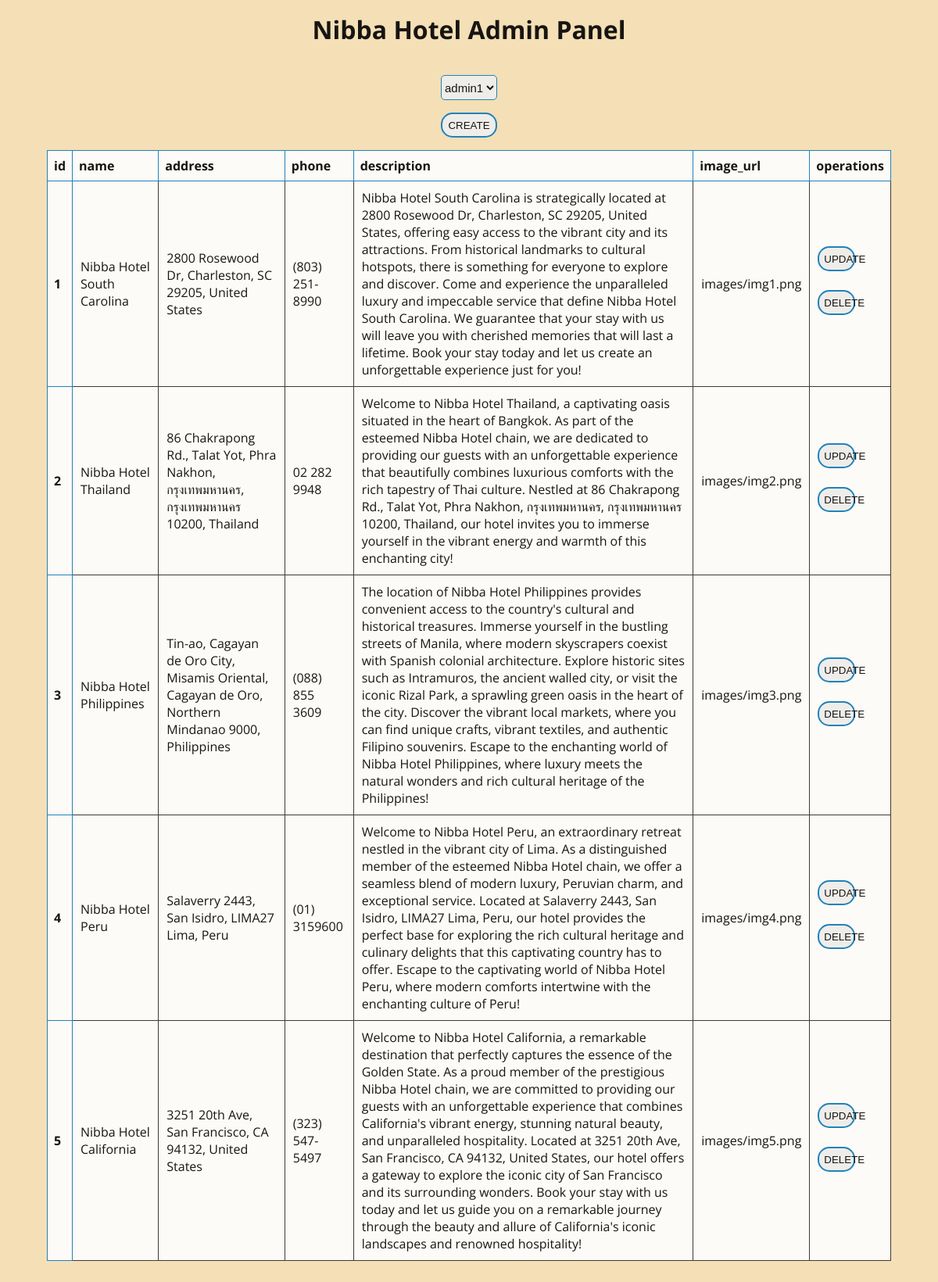
The page /admin-panel.php (signed in) on the database its author committed.
### tables this page shows
CREATE TABLE `hotels` (
  `id` int(11) NOT NULL,
  `name` varchar(255) NOT NULL,
  `address` varchar(255) NOT NULL,
  `phone` varchar(20) NOT NULL,
  `description` text NOT NULL,
  `image_url` varchar(255) NOT NULL
);

### scripts/read.php (the view, shortened to what this page needs)
<?php
$host = 'localhost';
$dbusername = 'root';
$dbpassword = '';
$dbname = 'hotel_booking';
$conn = mysqli_connect($host, $dbusername, $dbpassword, $dbname);
$query = "SELECT * FROM hotels";
$result = $conn->query($query);
while ($row = $result->fetch_assoc()) {
    $id = $row['id'];
    $name = $row['name'];
    $address = $row['address'];
    $phone = $row['phone'];
    $description = $row['description'];
    $image_url = $row['image_url'];
    echo
    '<tr>
        <th scope="row">' . $id . '</th>
        <td>'. $name .'</td>
        <td>'. $address .' </td>
        <td>'. $phone .' </td>
        <td>'. $description .' </td>
        <td>'. $image_url .'</td>
        <td>
            <form id="uform-id-'. $id .'" action="update.php" method="post">
                <input type="hidden" name="hid" value="'. $id .'">
                <button type="submit" form="uform-id-'. $id .'">UPDATE</button>
            </form>
            <form id="dform-id-'. $id .'" action="scripts/delete.php" method="post">
                <input type="hidden" name="hid" value="'. $id .'">
                <button type="submit" form="dform-id-'. $id .'">DELETE</button>
            </form>
        </td>
    </tr>';
}
?>

### css/panel.css (style rules this page uses)
body { margin: 0; padding: 0; background-color: #f4dfb6; }
.admin-table th { padding: 8px; background-color: #FFFFFF; border: 1px solid #0978bf; text-align: left; }
.admin-table td { padding: 10px; background-color: #FFFFFF; border: 1px solid #2c272b; }
.admin-table td form button { height: 4vh; width: 4vw; margin-top: 1vh; margin-bottom: 2vh; border-color: #0978bf; border-radius: 15px; border-style: solid; outline: none; cursor: pointer; }

### rows shown on the page
hotels: id "1", name "Nibba Hotel South Carolina", address "2800 Rosewood Dr, Charleston, SC 29205, United States", phone "(803) 251-8990", description "Nibba Hotel South Carolina is strategically located at 2800 Rosewood Dr, Charleston, SC 29205, United States, offering easy access to the vibrant city and its attractions. From historical landmarks to cultural hotspots, there is something for everyone to explore and discover. Come and experience the unparalleled luxury and impeccable service that define Nibba Hotel South Carolina. We guarantee that your stay with us will leave you with cherished memories that will last a lifetime. Book your stay today and let us create an unforgettable experience just for you!", image_url "images/img1.png"
hotels: id "2", name "Nibba Hotel Thailand", address "86 Chakrapong Rd., Talat Yot, Phra Nakhon, กรุงเทพมหานคร, กรุงเทพมหานคร 10200, Thailand", phone "02 282 9948", description "Welcome to Nibba Hotel Thailand, a captivating oasis situated in the heart of Bangkok. As part of the esteemed Nibba Hotel chain, we are dedicated to providing our guests with an unforgettable experience that beautifully combines luxurious comforts with the rich tapestry of Thai culture. Nestled at 86 Chakrapong Rd., Talat Yot, Phra Nakhon, กรุงเทพมหานคร, กรุงเทพมหานคร 10200, Thailand, our hotel invites you to immerse yourself in the vibrant energy and warmth of this enchanting city!", image_url "images/img2.png"
hotels: id "3", name "Nibba Hotel Philippines", address "Tin-ao, Cagayan de Oro City, Misamis Oriental, Cagayan de Oro, Northern Mindanao 9000, Philippines", phone "(088) 855 3609", description "The location of Nibba Hotel Philippines provides convenient access to the country's cultural and historical treasures. Immerse yourself in the bustling streets of Manila, where modern skyscrapers coexist with Spanish colonial architecture. Explore historic sites such as Intramuros, the ancient walled city, or visit the iconic Rizal Park, a sprawling green oasis in the heart of the city. Discover the vibrant local markets, where you can find unique crafts, vibrant textiles, and authentic Filipino souvenirs. Escape to the enchanting world of Nibba Hotel Philippines, where luxury meets the natural wonders and rich cultural heritage of the Philippines!", image_url "images/img3.png"
hotels: id "4", name "Nibba Hotel Peru", address "Salaverry 2443, San Isidro, LIMA27 Lima, Peru", phone "(01) 3159600", description "Welcome to Nibba Hotel Peru, an extraordinary retreat nestled in the vibrant city of Lima. As a distinguished member of the esteemed Nibba Hotel chain, we offer a seamless blend of modern luxury, Peruvian charm, and exceptional service. Located at Salaverry 2443, San Isidro, LIMA27 Lima, Peru, our hotel provides the perfect base for exploring the rich cultural heritage and culinary delights that this captivating country has to offer. Escape to the captivating world of Nibba Hotel Peru, where modern comforts intertwine with the enchanting culture of Peru!", image_url "images/img4.png"
hotels: id "5", name "Nibba Hotel California", address "3251 20th Ave, San Francisco, CA 94132, United States", phone "(323) 547-5497", description "Welcome to Nibba Hotel California, a remarkable destination that perfectly captures the essence of the Golden State. As a proud member of the prestigious Nibba Hotel chain, we are committed to providing our guests with an unforgettable experience that combines California's vibrant energy, stunning natural beauty, and unparalleled hospitality. Located at 3251 20th Ave, San Francisco, CA 94132, United States, our hotel offers a gateway to explore the iconic city of San Francisco and its surrounding wonders. Book your stay with us today and let us guide you on a remarkable journey through the beauty and allure of California's iconic landscapes and renowned hospitality!", image_url "images/img5.png"

### other values the page prints
form field value "admin123"
